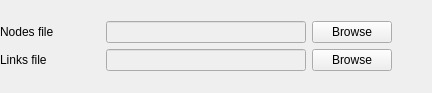
           <widget class="QWidget" name="widget_oldNetwork" native="true">
            <property name="enabled">
             <bool>true</bool>
            </property>
            <property name="maximumSize">
             <size>
              <width>16777215</width>
              <height>93</height>
             </size>
            </property>
            <layout class="QGridLayout" name="gridLayout_6">
             <property name="leftMargin">
              <number>0</number>
             </property>
             <property name="topMargin">
              <number>0</number>
             </property>
             <property name="rightMargin">
              <number>0</number>
             </property>
             <property name="bottomMargin">
              <number>0</number>
             </property>
             <item row="0" column="0">
              <layout class="QGridLayout" name="layout_oldNetwork">
               <item row="1" column="0">
                <layout class="QHBoxLayout" name="horizontalLayout_4">
                 <item>
                  <widget class="QLabel" name="label_2">
                   <property name="minimumSize">
                    <size>
                     <width>100</width>
                     <height>0</height>
                    </size>
                   </property>
                   <property name="text">
                    <string>Links file</string>
                   </property>
                  </widget>
                 </item>
                 <item>
                  <widget class="QLineEdit" name="lineEdit_links">
                   <property name="enabled">
                    <bool>false</bool>
                   </property>
                   <property name="minimumSize">
                    <size>
                     <width>200</width>
                     <height>0</height>
                    </size>
                   </property>
                  </widget>
                 </item>
                 <item>
                  <widget class="QPushButton" name="pushButton_links">
                   <property name="toolTip">
                    <string>&lt;html&gt;&lt;head/&gt;&lt;body&gt;&lt;p&gt;Specify the file location or path where the links file is stored for your train simulation. The links file contains the information about the connections or links between different nodes in the train network (tracks). Browse to select the appropriate file that contains the relevant link data for your simulation. This file is essential for defining the network's infrastructure and allowing trains to navigate through the system effectively.&lt;/p&gt;&lt;/body&gt;&lt;/html&gt;</string>
                   </property>
                   <property name="text">
                    <string>Browse</string>
                   </property>
                  </widget>
                 </item>
                 <item>
                  <spacer name="horizontalSpacer_5">
                   <property name="orientation">
                    <enum>Qt::Horizontal</enum>
                   </property>
                   <property name="sizeHint" stdset="0">
                    <size>
                     <width>40</width>
                     <height>20</height>
                    </size>
                   </property>
                  </spacer>
                 </item>
                </layout>
               </item>
               <item row="0" column="0">
                <layout class="QGridLayout" name="gridLayout_5">
                 <item row="0" column="0">
                  <widget class="QLabel" name="label">
                   <property name="minimumSize">
                    <size>
                     <width>100</width>
                     <height>0</height>
                    </size>
                   </property>
                   <property name="text">
                    <string>Nodes file</string>
                   </property>
                  </widget>
                 </item>
                 <item row="0" column="1">
                  <widget class="QLineEdit" name="lineEdit_nodes">
                   <property name="enabled">
                    <bool>false</bool>
                   </property>
                   <property name="minimumSize">
                    <size>
                     <width>200</width>
                     <height>0</height>
                    </size>
                   </property>
                  </widget>
                 </item>
                 <item row="0" column="2">
                  <widget class="QPushButton" name="pushButton_nodes">
                   <property name="toolTip">
                    <string>&lt;html&gt;&lt;head/&gt;&lt;body&gt;&lt;p&gt;Specify the file location or path where the nodes file is stored for your train simulation. The nodes file contains the necessary information about the various nodes or points of interest within the train network, such as stations, junctions, or landmarks. Browse to select the appropriate file that contains the relevant node data for your simulation.&lt;/p&gt;&lt;/body&gt;&lt;/html&gt;</string>
                   </property>
                   <property name="text">
                    <string>Browse</string>
                   </property>
                  </widget>
                 </item>
                 <item row="0" column="3">
                  <spacer name="horizontalSpacer_4">
                   <property name="orientation">
                    <enum>Qt::Horizontal</enum>
                   </property>
                   <property name="sizeHint" stdset="0">
                    <size>
                     <width>40</width>
                     <height>20</height>
                    </size>
                   </property>
                  </spacer>
                 </item>
                </layout>
               </item>
              </layout>
             </item>
            </layout>
           </widget>
